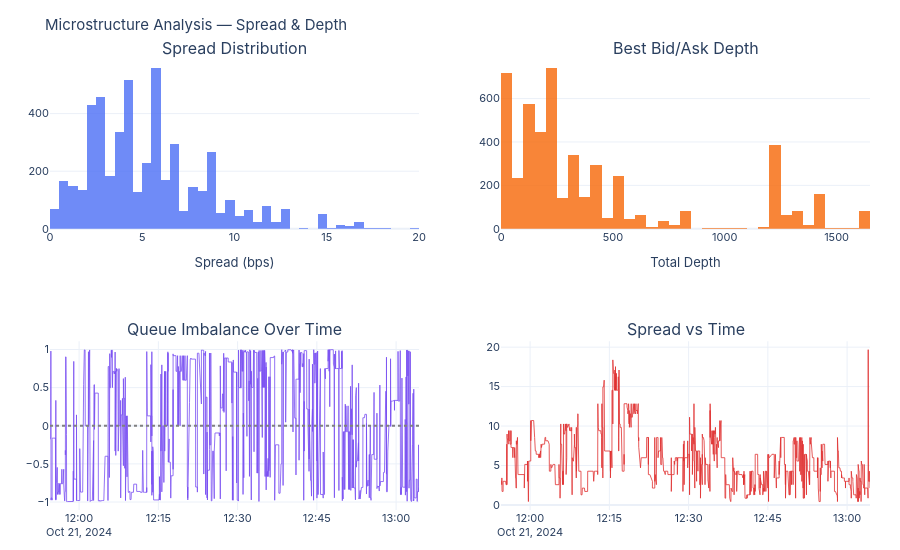

Notebook code cell kept with this figure:
### Markdown cell above
## 3. Spread & Depth Analysis

### Code cell
fig = viz_mod.spread_depth_chart(df)
fig.show()

### Figure 1 — Plotly figure (JSON) as saved in the notebook; plotly's stock layout.template omitted (floating-point values rounded to 4 significant figures; data arrays with more than 128 entries replaced by an {"elided": "..."} marker saying what was removed)
{"data": [{"marker": {"color": "#4C6EF5"}, "name": "Spread", "nbinsx": 50, "opacity": 0.8, "type": "histogram", "x": {"elided": "5000 float values"}, "xaxis": "x", "yaxis": "y"}, {"marker": {"color": "#F76707"}, "name": "Depth", "nbinsx": 40, "opacity": 0.8, "type": "histogram", "x": {"elided": "5000 int values"}, "xaxis": "x2", "yaxis": "y2"}, {"line": {"color": "#7950F2", "width": 0.8}, "name": "Queue Imb", "type": "scatter", "x": {"elided": "5000 str values"}, "xaxis": "x3", "y": {"elided": "5000 float values"}, "yaxis": "y3"}, {"line": {"color": "#E03131", "width": 0.8}, "name": "Spread (bps)", "type": "scatter", "x": {"elided": "5000 str values"}, "xaxis": "x4", "y": {"elided": "5000 float values"}, "yaxis": "y4"}], "layout": {"annotations": [{"font": {"size": 16}, "showarrow": false, "text": "Spread Distribution", "x": 0.225, "xanchor": "center", "xref": "paper", "y": 1, "yanchor": "bottom", "yref": "paper"}, {"font": {"size": 16}, "showarrow": false, "text": "Best Bid/Ask Depth", "x": 0.775, "xanchor": "center", "xref": "paper", "y": 1, "yanchor": "bottom", "yref": "paper"}, {"font": {"size": 16}, "showarrow": false, "text": "Queue Imbalance Over Time", "x": 0.225, "xanchor": "center", "xref": "paper", "y": 0.375, "yanchor": "bottom", "yref": "paper"}, {"font": {"size": 16}, "showarrow": false, "text": "Spread vs Time", "x": 0.775, "xanchor": "center", "xref": "paper", "y": 0.375, "yanchor": "bottom", "yref": "paper"}], "font": {"family": "Inter, sans-serif", "size": 11}, "height": 550, "margin": {"b": 40, "l": 50, "r": 30, "t": 60}, "shapes": [{"line": {"color": "gray", "dash": "dot"}, "type": "line", "x0": 0, "x1": 1, "xref": "x3 domain", "y0": 0, "y1": 0, "yref": "y3"}], "showlegend": false, "title": {"text": "Microstructure Analysis — Spread & Depth"}, "xaxis": {"anchor": "y", "domain": [0, 0.45], "title": {"text": "Spread (bps)"}}, "xaxis2": {"anchor": "y2", "domain": [0.55, 1], "title": {"text": "Total Depth"}}, "xaxis3": {"anchor": "y3", "domain": [0, 0.45]}, "xaxis4": {"anchor": "y4", "domain": [0.55, 1]}, "yaxis": {"anchor": "x", "domain": [0.625, 1]}, "yaxis2": {"anchor": "x2", "domain": [0.625, 1]}, "yaxis3": {"anchor": "x3", "domain": [0, 0.375]}, "yaxis4": {"anchor": "x4", "domain": [0, 0.375]}}}
